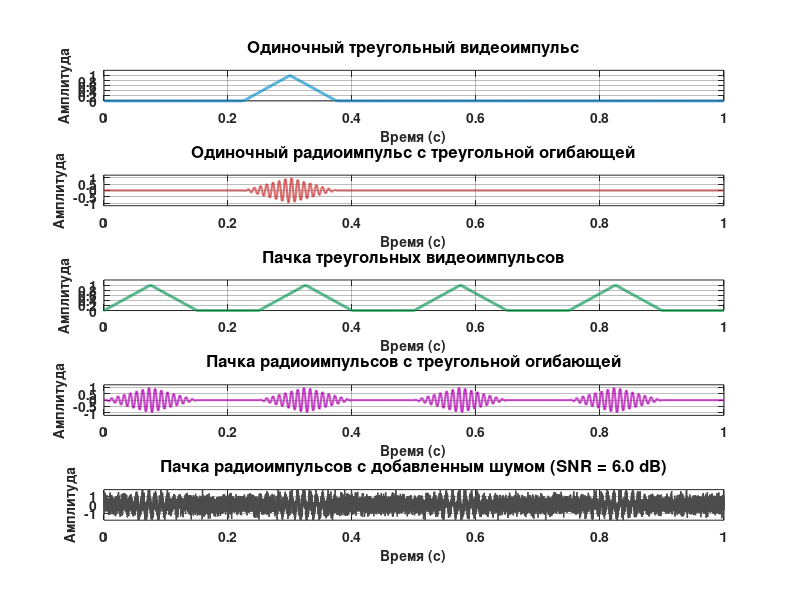

This chart was generated by the following MATLAB code: (Note: this script raises an error after producing the figure.)
% Task_1 - Генерация импульсов (треугольных и радиоимпульсов)
clear all;
close all;
clc;

%% Параметры сигналов
Fs = 20000;          % Увеличена частота дискретизации для более гладких графиков
T = 1;               % Длительность сигнала (с)
t = 0:1/Fs:T-1/Fs;   % Временная ось
f0 = 100;            % Увеличена частота радиоимпульса для лучшей визуализации
A = 1;               % Амплитуда импульсов
N_pulse = 5;         % Количество импульсов в пачке
noise_level = 0.5;   % Уровень шума увеличен для наглядности

%% Создание фигуры 
figure('Position', [100, 100, 1200, 900], 'Color', 'w');
set(gcf, 'DefaultAxesFontSize', 10, 'DefaultAxesFontWeight', 'bold');

%% 1. Одиночный треугольный видеоимпульс
pulse_width = 0.15;  % Уменьшена длительность импульса
tri_pulse = A * tripuls(t - 0.3, pulse_width);

subplot(5, 1, 1);
plot(t, tri_pulse, 'LineWidth', 2, 'Color', [0, 0.5, 0.8]);
title('Одиночный треугольный видеоимпульс', 'FontSize', 12);
xlabel('Время (с)', 'FontSize', 10);
ylabel('Амплитуда', 'FontSize', 10);
grid on;
ylim([0, A*1.2]);
set(gca, 'GridAlpha', 0.3);

%% 2. Одиночный радиоимпульс (с треугольной огибающей)
radio_pulse = tri_pulse .* sin(2*pi*f0*t);

subplot(5, 1, 2);
plot(t, radio_pulse, 'LineWidth', 1.5, 'Color', [0.8, 0.2, 0.2]);
title('Одиночный радиоимпульс с треугольной огибающей', 'FontSize', 12);
xlabel('Время (с)', 'FontSize', 10);
ylabel('Амплитуда', 'FontSize', 10);
grid on;
ylim([-A*1.2, A*1.2]);
set(gca, 'GridAlpha', 0.3);

%% 3. Пачка треугольных видеоимпульсов
pulse_period = 0.25;  % Уменьшен период следования импульсов
tri_pulse_train = zeros(size(t));

for k = 0:N_pulse-1
    pulse_start = k * pulse_period;
    tri_pulse_train = tri_pulse_train + A * tripuls(t - pulse_start - pulse_width/2, pulse_width);
end

subplot(5, 1, 3);
plot(t, tri_pulse_train, 'LineWidth', 2, 'Color', [0, 0.6, 0.3]);
title('Пачка треугольных видеоимпульсов', 'FontSize', 12);
xlabel('Время (с)', 'FontSize', 10);
ylabel('Амплитуда', 'FontSize', 10);
grid on;
ylim([0, A*1.2]);
set(gca, 'GridAlpha', 0.3);

%% 4. Пачка радиоимпульсов (с треугольной огибающей)
radio_pulse_train = zeros(size(t));

for k = 0:N_pulse-1
    pulse_start = k * pulse_period;
    radio_pulse_segment = A * tripuls(t - pulse_start - pulse_width/2, pulse_width) .* ...
                         sin(2*pi*f0*(t - pulse_start));
    radio_pulse_train = radio_pulse_train + radio_pulse_segment;
end

subplot(5, 1, 4);
plot(t, radio_pulse_train, 'LineWidth', 1.5, 'Color', [0.7, 0, 0.7]);
title('Пачка радиоимпульсов с треугольной огибающей', 'FontSize', 12);
xlabel('Время (с)', 'FontSize', 10);
ylabel('Амплитуда', 'FontSize', 10);
grid on;
ylim([-A*1.2, A*1.2]);
set(gca, 'GridAlpha', 0.3);

%% 5. Добавление шума к пачке радиоимпульсов
noisy_radio_pulse_train = radio_pulse_train + noise_level * A * randn(size(t));

subplot(5, 1, 5);
plot(t, noisy_radio_pulse_train, 'LineWidth', 1, 'Color', [0.3, 0.3, 0.3]);
title(['Пачка радиоимпульсов с добавленным шумом (SNR = ' ...
      num2str(20*log10(A/noise_level), '%.1f') ' dB)'], 'FontSize', 12);
xlabel('Время (с)', 'FontSize', 10);
ylabel('Амплитуда', 'FontSize', 10);
grid on;
ylim([-A*1.8, A*1.8]);
set(gca, 'GridAlpha', 0.3);

%% Общее оформление
sgtitle('Генерация импульсов с различными параметрами', 'FontSize', 14, 'FontWeight', 'bold');

% Добавление подписи внизу
annotation('textbox', [0.4 0.01 0.2 0.03], 'String', ...
          'MATLAB Signal Generation Demo', 'EdgeColor', 'none', ...
          'HorizontalAlignment', 'center', 'FontSize', 10, 'FontAngle', 'italic');